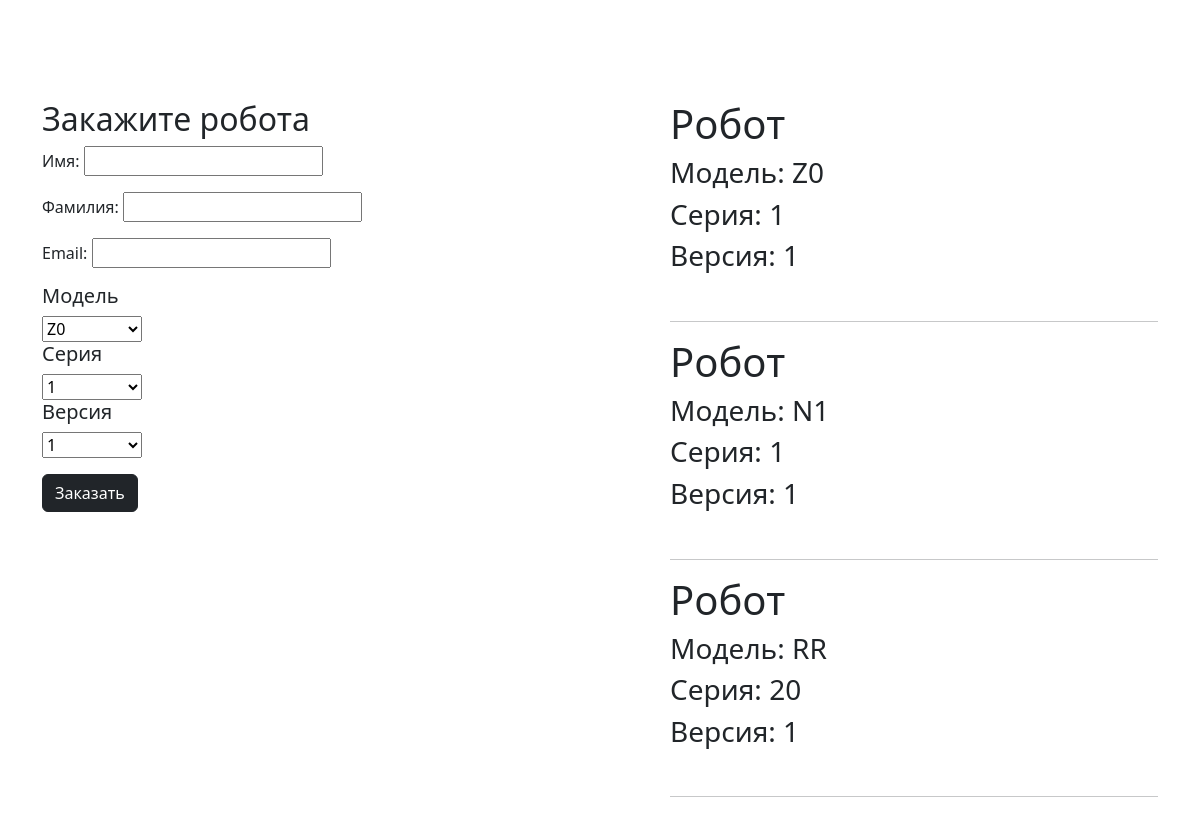
Before: / with the older database file.
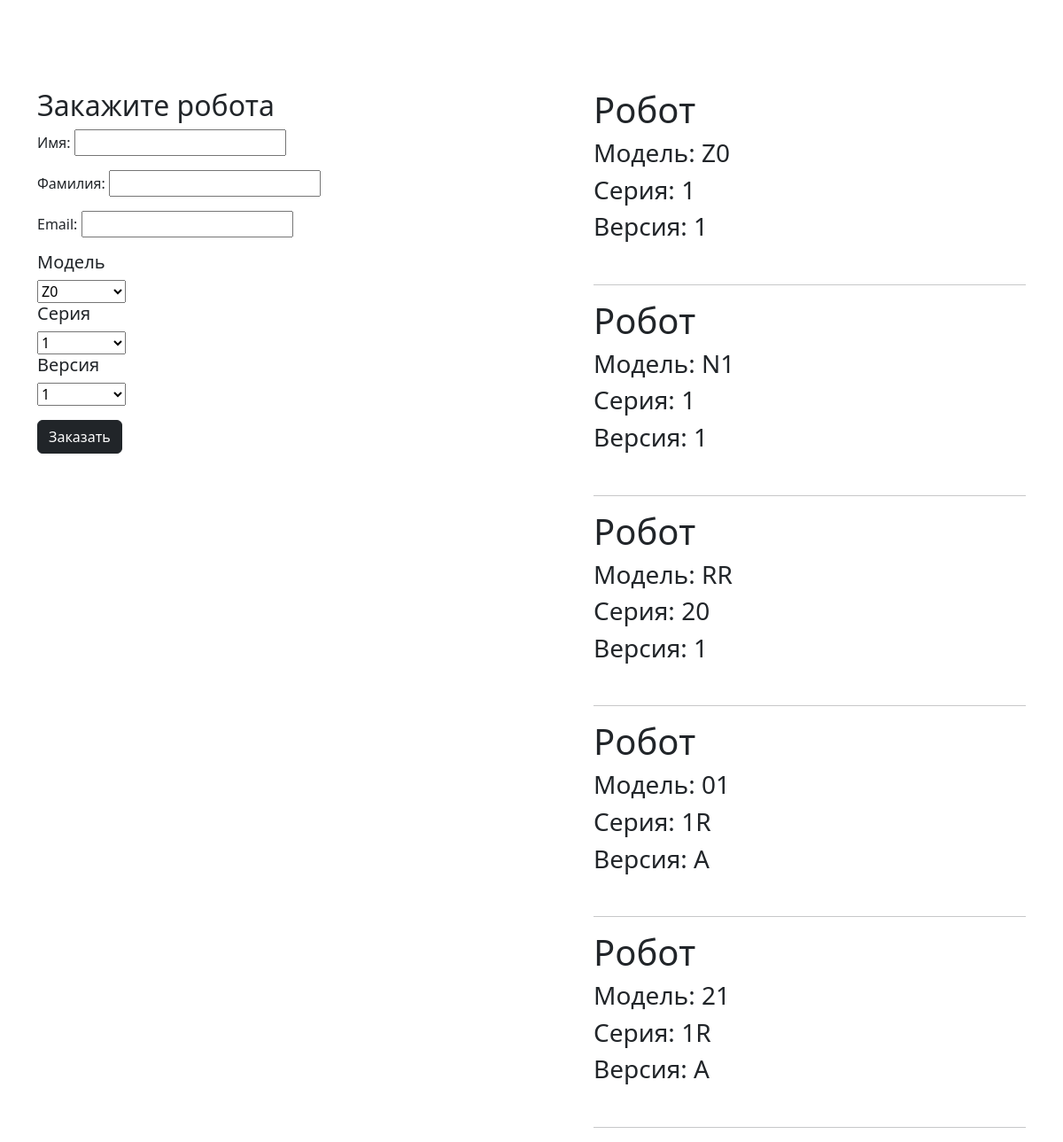
After: the same page with the newer database file.
### robots/models.py (models this page shows, shortened)
class Robot(models.Model):
    serial = models.CharField(max_length=5, blank=False, null=False)
    model = models.CharField(max_length=2, blank=False, null=False)
    version = models.CharField(max_length=2, blank=False, null=False)
    created = models.DateTimeField(blank=False, null=False)
    quantity = models.PositiveIntegerField(null=True)
    is_available = models.BooleanField(default=True)
    orders = models.ManyToManyField(Order, blank=True)

### orders/views.py (the view)
# urls.py: path('', views.order, name='index'),
def order(request):
    robots = Robot.objects.all()
    unique_robots = {}
    for robot in robots:
        robot_key = f"{robot.model}-{robot.version}-{robot.serial}"
        if robot_key not in unique_robots:
            unique_robots[robot_key] = robot
    unique_robot_list = list(unique_robots.values())
    robot_not_found_error = None
    robot_models = Robot.objects.values_list('model', flat=True).distinct()
    robot_versions = Robot.objects.values_list('version', flat=True).distinct()
    robot_serials = Robot.objects.values_list('serial', flat=True).distinct()
    if request.method == 'POST':
        order_form = OrderForm(request.POST)
        customer_form = CustomerForm(request.POST)
        if order_form.is_valid() and customer_form.is_valid():
            customer_email = customer_form.cleaned_data['email']
            customer_name = customer_form.cleaned_data['name']
            customer_surname = customer_form.cleaned_data['surname']
            customer, created = Customer.objects.get_or_create(
                email=customer_email,
                name=customer_name,
                surname=customer_surname
            )
            robot_model = order_form.cleaned_data['robot_model']
            robot_version = order_form.cleaned_data['robot_version']
            robot_serial = order_form.cleaned_data['robot_serial']
            try:
                robot = Robot.objects.get(
                    model=robot_model,
                    version=robot_version,
                    serial=robot_serial
                )
            except Robot.DoesNotExist:
                robot_not_found_error = "Такого робота не существует"
            if robot_not_found_error is None:
                order = order_form.save(commit=False)
                order.customer = customer
                order.save()
                subject = "Заказ робота"
                message = "Ваш заказ успешно оформлен."
                if robot.quantity > 0:
                    robot.quantity -= 1
                    robot.orders.add(order)
                    robot.save()
                    message += f" Робот модели {robot_model}, версии {robot_version}, с серийным номером {robot_serial} будет отправлен вам."
                elif robot.quantity == 0:
                    robot.is_available = False
                    robot.orders.add(order)
                    robot.save()
                    message += f" Добрый день! \n  Робот модели {robot_model} и версии {robot_version} на данный момент отсутствует. \n Мы свяжемся с вами, когда он появится."
                from_email = "gbublik2003@gmail.com"
                recipient_list = [customer_email]
                send_mail(subject, message, from_email, recipient_list)
                return redirect('success')
    else:
        order_form = OrderForm()
        customer_form = CustomerForm()
    return render(request, 'index.html', {
        'order_form': order_form,
        'customer_form': customer_form,
        'robot_not_found_error': robot_not_found_error,
        'robot_models': robot_models,
        'robot_versions': robot_versions,
        'robot_serials': robot_serials,
        'robots': unique_robot_list,
    })

### customers/forms.py
class CustomerForm(forms.ModelForm):
    class Meta:
        model = Customer
        fields = ['name', 'surname', 'email']

### orders/templates/index.html (shortened to what this page needs)
{% extends 'base.html' %}
{%  block content %}
<div class="container" style="margin-top: 100px;">
    <div class="row">
        <div class="col-md-6">
            <h2>Закажите робота</h2>
            <form method="post">
                {{ customer_form.as_p }}
                <h5>Модель</h5>
                <select name="robot_model" style="width: 100px;">
                    {% for model in robot_models %}
                    <option value="{{ model }}">{{ model }}</option>
                    {% endfor %}
                </select>
                <h5>Серия</h5>
                <select name="robot_serial" style="width: 100px;">
                    {% for serial in robot_serials %}
                    <option value="{{ serial }}">{{ serial }}</option>
                    {% endfor %}
                </select>
                <h5>Версия</h5>
                <select name="robot_version" style="width: 100px;">
                    {% for version in robot_versions %}
                    <option value="{{ version }}">{{ version }}</option>
                    {% endfor %}
                </select>
                <button type="submit" class="btn btn-dark">Заказать</button>
            </form>
        </div>
        <div class="col-md-6" style="padding-left: 70px;">
            {% for robot in robots %}
            <h1>Робот</h1>
            <h3>Модель: {{ robot.model }}</h3>
            <h3>Серия: {{ robot.serial }}</h3>
            <h3>Версия: {{ robot.version }}</h3>
            <br>
            <hr>
            {% endfor %}
        </div>
    </div>
</div>
{% endblock %}

### templates/base.html (shortened to what this page needs)
<!DOCTYPE html>
{% load static %}
<html lang="ru">
<head>
    <link href="https://cdn.jsdelivr.net/npm/bootstrap@5.3.0/dist/css/bootstrap.min.css" rel="stylesheet"
>
</head>
<body>
{% block content %}
{% endblock %}
</body>
</html>

Changed rows visible on the page:
added Robot: model "01", serial "1R", version "A"
added Robot: model "21", serial "1R", version "A"
